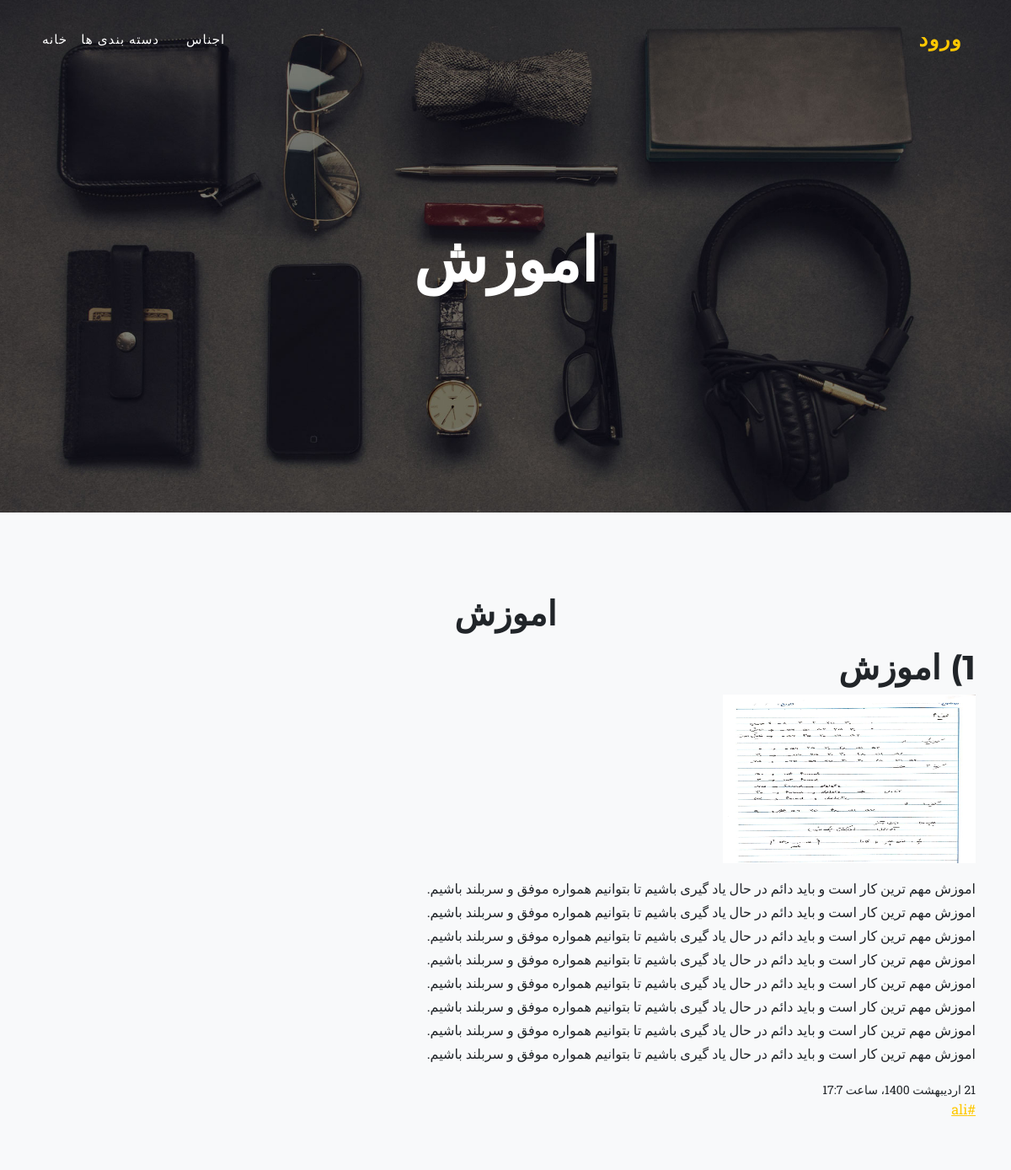
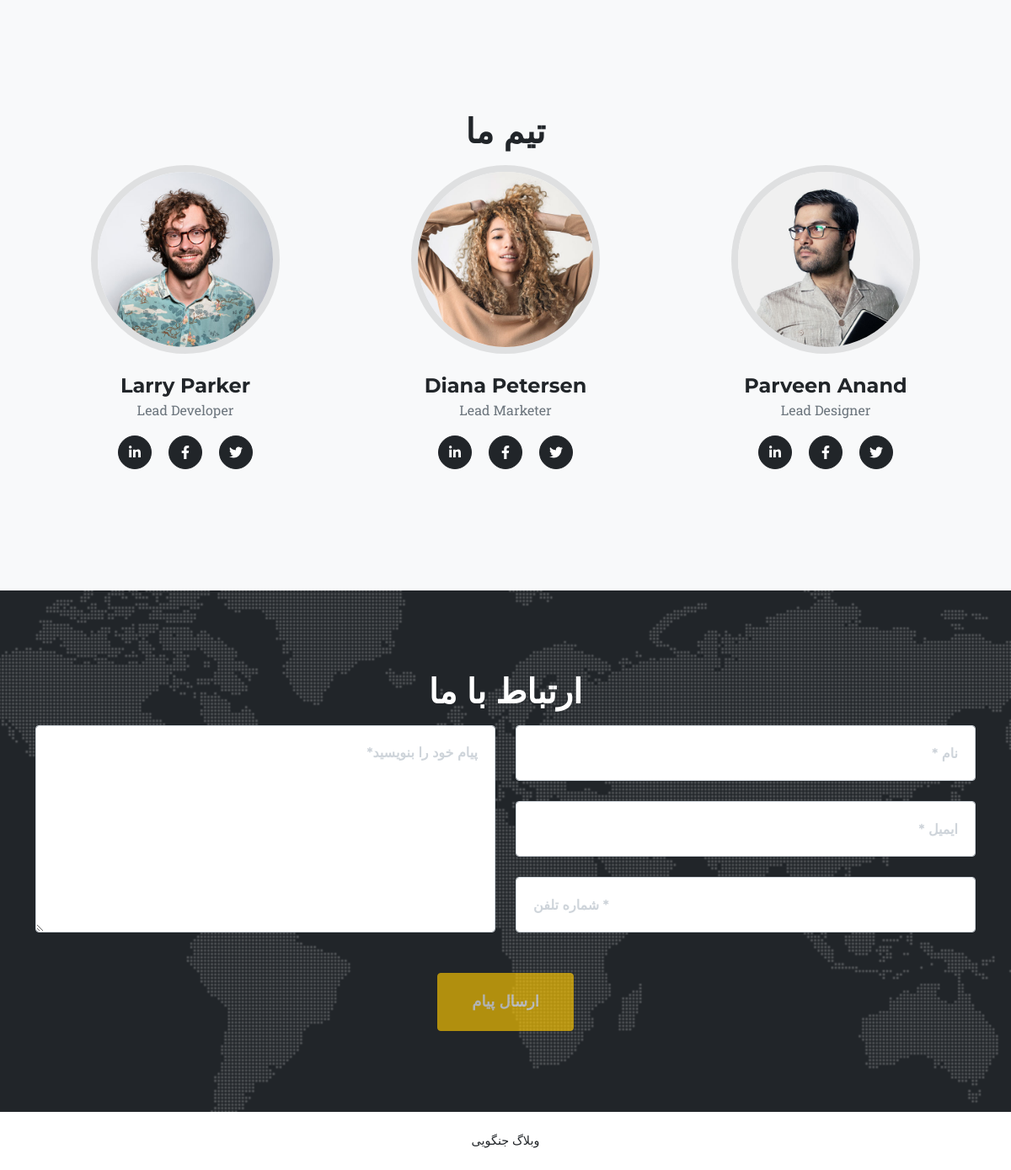
Page /articles/Amozesh/ on the committed database (2 pictures, top to bottom).
### pages/models.py (models this page shows, shortened)
class Article(models.Model): # مقاله
    STATUS_CHOICES = (
        ('d', "پیش نویس"),       # draft
        ('p', "منتشر شده"),      # publish
        ('i', "درحال بررسی"),    # investigation
        ('b', "برگشت داده شده"), # back
    )
    category = models.ManyToManyField(Category, verbose_name=("دسته بندی"), related_name="Articles")
    title = models.CharField(max_length=255, verbose_name=("عنوان"))
    slug = models.SlugField(max_length=100, unique=True, verbose_name=("آدرس"))
    description = models.TextField(verbose_name=("خلاصه"))
    thumbnail = models.ImageField(upload_to='images/%Y/%m/%d/', verbose_name=("عکس"))
    publish = models.DateTimeField(default=timezone.now, verbose_name=("زمان انتشار"))
    created = models.DateTimeField(auto_now_add=True) # تاریخ ایجاد
    updated = models.DateTimeField(auto_now=True) # تاریخ اپدیت کردن
    status = models.CharField(max_length=1, choices=STATUS_CHOICES, verbose_name=("وضعیت"))
    is_special = models.BooleanField(default=False, verbose_name=("ویژه"))
    author = models.ForeignKey(User, null=True, on_delete=models.SET_NULL, related_name="Articles", verbose_name=("نویسنده"))
    class Meta:
        verbose_name = "مقاله"
        verbose_name_plural = "مقالات"
    def jpublish(self): # تدیل کردن تاریخ به شمسی
        return jalali_converter(self.publish)
    jpublish.short_description = "زمان انتشار"
    def categoryToStr(self):
        return ", ".join([category.title for category in self.category_publeshed()])
    categoryToStr.short_description = "دسته بندی"
    objects = ArticleManager()

### account/models.py (models this page shows)
class User(AbstractUser):
    email = models.EmailField(unique=True, verbose_name="ایمیل")
    is_author = models.BooleanField(default=False, verbose_name="وضعیت نویسندگی")
    special_user = models.DateTimeField(default=timezone.now, verbose_name="مهلت کاربر ویژه تا")
    def is_special_user(self):
        if self.special_user > timezone.now():
            return True
        else:
            return False
    is_special_user.boolean = True
    is_special_user.short_description = "وضعیت کاربر ویژه"

### pages/views.py (the view)
# urls.py: path('articles/<slug:slug>/', detailArticle.as_view(), name = "detailArticle"), # توضیحات هر مقاله
class detailArticle(DetailView): # توضیحات مقاله
    model = Article
    template_name = 'pages/detailArticle.html'

### extensions/jalali.py (called while the page is built)
    def persian_tuple(self):
        return self.persian_year, self.persian_month, self.persian_day

### extensions/utils.py (called while the page is built)
def persian_number(mystr):
    numbers = {
        "0": "0",
        "1": "1",
        "2": "2",
        "3": "3",
        "4": "4",
        "5": "5",
        "6": "6",
        "7": "7",
        "8": "8",
        "9": "9",
    }
    for e, p in numbers.items():
        mystr = mystr.replace(e, p)
    return mystr

def jalali_converter(time):
    time = timezone.localtime(time)
    jmonths = ["اسفند","بهمن" ,"دی","آذر","آبان","مهر","شهریور","مرداد", "تیر", "خرداد", "اردیبهشت", "فروردین"]
    time_to_list = list(jalali.Gregorian(f"{time.year},{time.month},{time.day}").persian_tuple())
    for index, month in enumerate(jmonths):
        if time_to_list[1] == index + 1:
            time_to_list[1] = month
            break
    out = f"{time_to_list[2]} {time_to_list[1]} {time_to_list[0]}، ساعت {time.hour}:{time.minute}"
    return persian_number(out)

### pages/templates/pages/detailArticle.html (shortened to what this page needs)
{% extends 'base.html' %}
{% load static %}
{% block content_title %}
    {{article.title}}
{% endblock content_title %}
{% block heading_title %} {{article.title}} {% endblock heading_title %}
{% block content %}
    {% if object.is_special %}
        {% if user.is_authenticated and user.is_special_user or user == object.author or user.is_superuser %}
            <h1>{{article.id}}) {{article.title}}</h1>
            <img src="{{ article.thumbnail.url }}" alt="{{ article.title }}" width="300" height="200">
            <p>{{article.description|safe|linebreaks}}</p>
            <small>{{article.publish}}</small>
            <br>
            <a href="#">#{{article.author}}</a>
        {% else %}
            <p>{{article.description|safe|linebreaks}}</p>
            <p class="alert alert-warning">این مقاله ویژه است و برای مشاهده آن باید <a href="#">کاربر ویژه</a> باشید.</p>
        {% endif %}
    {% else %}
        <h1>{{article.id}}) {{article.title}}</h1>
        <img src="{{ article.thumbnail.url }}" alt="{{ article.title }}" width="300" height="200">
        <p>{{article.description|safe|linebreaks}}</p>
        <small>{{article.jpublish}}</small>
        <br>
        <a href="{% url 'pages:user' article.author %}">#{{article.author}}</a>
    {% endif %}
{% endblock %}

### static/pages/css/rtl.css (style rules this page uses)
body { direction: rtl; text-align: right; }

### rows in the picture
Article: title "اموزش", id "1", thumbnail (picture), description "اموزش مهم ترین کار است و باید دائم در حال یاد گیری باشیم تا بتوانیم همواره موفق و سربلند باشیم. اموزش مهم ترین کار است و باید دائم در حال یاد گیری باشیم تا بتوانیم همواره موفق و سربلند باشیم. اموزش مهم ترین کار است و باید دائم در حال یاد گیری باشیم تا بتوانیم همواره موفق و سربلند باشیم. اموزش مهم ترین کار است و باید دائم در حال یاد گیری باشیم تا بتوانیم همواره موفق و سربلند باشیم. اموزش مهم ترین کار است و باید دائم در حال یاد گیری باشیم تا بتوانیم همواره موفق و سربلند باشیم. اموزش مهم ترین کار است و باید دائم در حال یاد گیری باشیم تا بتوانیم همواره موفق و سربلند باشیم. اموزش مهم ترین کار است و باید دائم در حال یاد گیری باشیم تا بتوانیم همواره موفق و سربلند باشیم. اموزش مهم ترین کار است و…", jpublish "21 اردیبهشت 1400، ساعت 17:7", author "ali"
